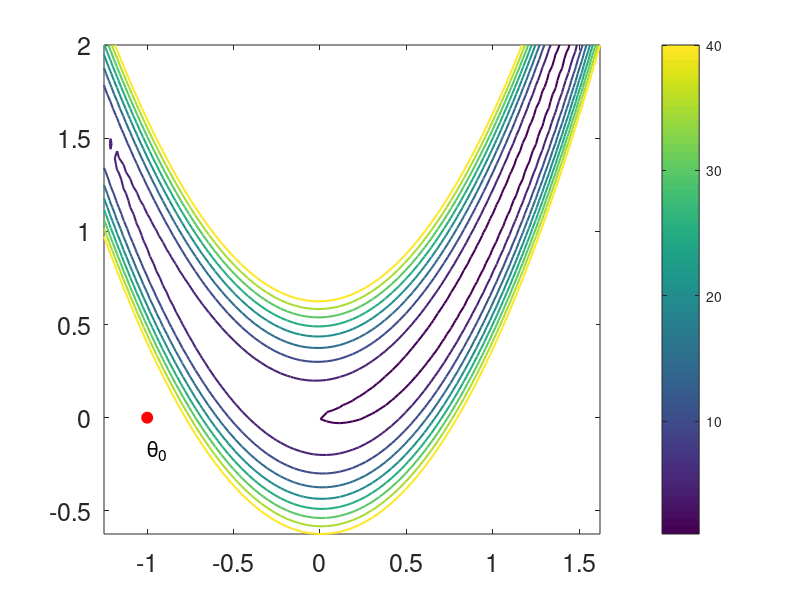

Recreate this plot in MATLAB. (Note: this script raises an error after producing the figure.)

clear all
close all
clc

%% trace des lignes de niveau de J
n = 100;
[X, Y] = meshgrid(linspace(-1.25, 2.5, n), linspace(-1.75, 2, n));
ptx = reshape(X, n*n,1);
pty = reshape(Y, n*n,1);
pt = [ptx pty];

% Define the function J = f(\theta)
Jmat = (1-pt(:,1)).^2 + 100*(pt(:, 2) - pt(:, 1).^2).^2;
%exp(-0.1)*(exp(pt*a) + exp(pt*b) + exp(pt*c));

% Create the surface plot using contour command
figure(1);
contour(X, Y, reshape(Jmat, n, n), [40:-5:0 1 0], 'linewidth', 1.5);
colorbar
axis tight
set(gca, 'fontsize', 18)


% A Completer ...

% � d�comenter si vous utilisez un pas fixe a chaque iteration
pas = 0.001;

% solution initiale
theta0 = [-1; 0];

% trace de theta0
figure(1), hold on
h = plot(theta0(1,:), theta0(2,:), 'ro');
set(h, 'MarkerSize', 8, 'markerfacecolor', 'r');
text(theta0(1,1), theta0(2,1)-0.175, '\theta_0', 'fontsize', 16)

theta = theta0;
direction=0;
J = [];
k=1;
c = 10^-3;
rho = 0.25;
grad = mongradient(theta);

while norm(grad)>=(10^-3)
    grad = mongradient(theta);
    % calcul de J
    J(k) = moncritere(theta);
  
    % calcul de la direction de descente 
    direction = -grad;
    %alpha = 0.001;
    % Alpha
    if k ==1
         alpha = 1/norm(direction);
    else
        alpha = 2*(J(k)-J(k-1))/dot(grad,direction);
    end
    % Determination du pas de recherche
    fnew = moncritere(theta+alpha*direction);
    while J(k) + c*alpha*dot(grad,direction) < fnew
        alpha = rho*alpha;
        fnew = moncritere(theta+alpha*direction);
    end
    % mise a jour de theta = theta + alpha * direction
    theta = theta + alpha*direction;
    
    J(k+1) = moncritere(theta + alpha*direction);
    grad = mongradient(theta + alpha*direction);
    k = k+1;
    % trace du theta courant
    plot(theta(1),theta(2),'*');hold on;
    
end

% trace du critere en fonction des iterations
figure();plot(J);